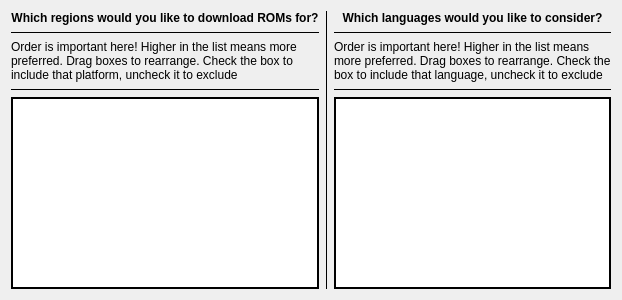
          <widget class="QWidget" name="tabConfigRegionsLanguages">
           <attribute name="title">
            <string>Regions/Languages</string>
           </attribute>
           <layout class="QHBoxLayout" name="horizontalLayout_3">
            <item>
             <layout class="QGridLayout" name="gridLayoutConfigRegionsLanguages">
              <item row="0" column="0">
               <layout class="QHBoxLayout" name="horizontalLayoutConfigRegionsLanguages">
                <item>
                 <layout class="QVBoxLayout" name="verticalLayoutConfigRegionsLanguagesRegions">
                  <item>
                   <widget class="QLabel" name="labelConfigRegionsLanguagesRegionsTitle">
                    <property name="font">
                     <font>
                      <bold>true</bold>
                     </font>
                    </property>
                    <property name="text">
                     <string>Which regions would you like to download ROMs for?</string>
                    </property>
                    <property name="alignment">
                     <set>Qt::AlignmentFlag::AlignCenter</set>
                    </property>
                   </widget>
                  </item>
                  <item>
                   <widget class="Line" name="ConfigRegionsLanguagesRegionsTitleDivider">
                    <property name="frameShadow">
                     <enum>QFrame::Shadow::Plain</enum>
                    </property>
                    <property name="orientation">
                     <enum>Qt::Orientation::Horizontal</enum>
                    </property>
                   </widget>
                  </item>
                  <item>
                   <widget class="QLabel" name="labelConfigRegionsLanguagesRegionsDescription">
                    <property name="text">
                     <string>Order is important here! Higher in the list means more preferred. Drag boxes to rearrange. Check the box to include that platform, uncheck it to exclude</string>
                    </property>
                    <property name="wordWrap">
                     <bool>true</bool>
                    </property>
                   </widget>
                  </item>
                  <item>
                   <widget class="Line" name="lineConfigRegionsLanguagesRegionsDescriptionDivider">
                    <property name="frameShadow">
                     <enum>QFrame::Shadow::Plain</enum>
                    </property>
                    <property name="orientation">
                     <enum>Qt::Orientation::Horizontal</enum>
                    </property>
                   </widget>
                  </item>
                  <item>
                   <widget class="QListWidget" name="listWidgetConfigRegionsLanguagesRegions">
                    <property name="frameShape">
                     <enum>QFrame::Shape::WinPanel</enum>
                    </property>
                    <property name="frameShadow">
                     <enum>QFrame::Shadow::Plain</enum>
                    </property>
                    <property name="dragDropMode">
                     <enum>QAbstractItemView::DragDropMode::InternalMove</enum>
                    </property>
                   </widget>
                  </item>
                 </layout>
                </item>
                <item>
                 <widget class="Line" name="lineConfigRegionsLanguagesDivider">
                  <property name="frameShadow">
                   <enum>QFrame::Shadow::Plain</enum>
                  </property>
                  <property name="orientation">
                   <enum>Qt::Orientation::Vertical</enum>
                  </property>
                 </widget>
                </item>
                <item>
                 <layout class="QVBoxLayout" name="verticalLayoutConfigRegionsLanguagesLanguages">
                  <item>
                   <widget class="QLabel" name="labelConfigRegionsLanguagesLanguagesTitle">
                    <property name="font">
                     <font>
                      <bold>true</bold>
                     </font>
                    </property>
                    <property name="text">
                     <string>Which languages would you like to consider?</string>
                    </property>
                    <property name="alignment">
                     <set>Qt::AlignmentFlag::AlignCenter</set>
                    </property>
                   </widget>
                  </item>
                  <item>
                   <widget class="Line" name="lineConfigRegionsLanguagesLanguagesTitleDivider">
                    <property name="frameShadow">
                     <enum>QFrame::Shadow::Plain</enum>
                    </property>
                    <property name="orientation">
                     <enum>Qt::Orientation::Horizontal</enum>
                    </property>
                   </widget>
                  </item>
                  <item>
                   <widget class="QLabel" name="labelConfigRegionsLanguagesLanguagesDescription">
                    <property name="text">
                     <string>Order is important here! Higher in the list means more preferred. Drag boxes to rearrange. Check the box to include that language, uncheck it to exclude</string>
                    </property>
                    <property name="wordWrap">
                     <bool>true</bool>
                    </property>
                   </widget>
                  </item>
                  <item>
                   <widget class="Line" name="lineConfigRegionsLanguagesLanguagesDescriptionDivider">
                    <property name="frameShadow">
                     <enum>QFrame::Shadow::Plain</enum>
                    </property>
                    <property name="orientation">
                     <enum>Qt::Orientation::Horizontal</enum>
                    </property>
                   </widget>
                  </item>
                  <item>
                   <widget class="QListWidget" name="listWidgetConfigRegionsLanguagesLanguages">
                    <property name="frameShape">
                     <enum>QFrame::Shape::WinPanel</enum>
                    </property>
                    <property name="frameShadow">
                     <enum>QFrame::Shadow::Plain</enum>
                    </property>
                    <property name="dragDropMode">
                     <enum>QAbstractItemView::DragDropMode::InternalMove</enum>
                    </property>
                   </widget>
                  </item>
                 </layout>
                </item>
               </layout>
              </item>
             </layout>
            </item>
           </layout>
          </widget>
